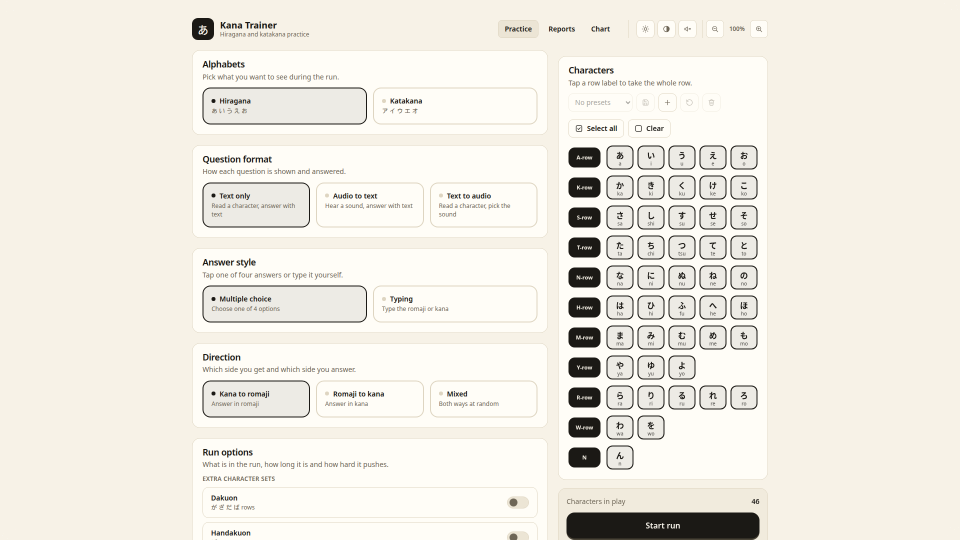
#> input picture packaging/aab/StoreListing/Chromebook/01_01_Setup_TextOnly_v1-7-2.png, 1920 x 1080 px, given in place of AppIcon-512@2x.png, which was not available (shown at 1/2 size)
$ python make-listing-art.py
#> lines starting #> are read from the running program, lines starting #| are printed output that depends on the picture; pictures that were not available may be replaced by others from this repository, and a replacement may not be noted
#!/usr/bin/env python3
"""Regenerates the Partner Center listing images from the app icon and the showcase stills.

These are uploaded by hand on the store listing page. They are not part of the
msix, so the package build never runs this. Committed output is the source of
truth; this exists so the art can be rebuilt when the icon changes.

    python3 packaging/msix/StoreListing/make-listing-art.py
"""

import shutil
import sys
from pathlib import Path

from PIL import Image

CREAM = (247, 242, 231, 255)  # the app background, tauri.conf.json
ROOT = Path(__file__).resolve().parents[3]
OUT = Path(__file__).resolve().parent


def badge() -> Image.Image:
    """The app icon at 1024, with the corners the ios export flattened to white
    put back to transparent."""
    src = Image.open(ROOT / 'src-tauri/icons/ios/AppIcon-512@2x.png').convert('RGBA')
    mask = (
        Image.open(ROOT / 'src-tauri/icons/icon.png')
        .convert('RGBA')
        .getchannel('A')
        .resize(src.size, Image.LANCZOS)
    )
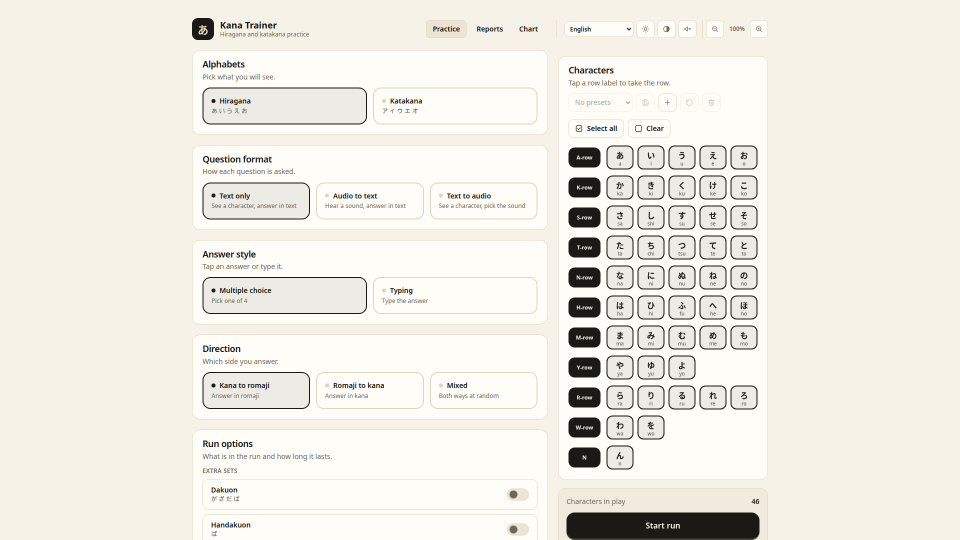
#> input picture packaging/aab/StoreListing/Chromebook/01_01_Setup_TextOnly_v1-7-3.png, 1920 x 1080 px, given in place of icon.png, which was not available (shown at 1/2 size)
#> mask: PIL image 1920x1080 L; every value is 255

    # the outer edge of the badge is flat cream, so every pixel the mask does
    # not keep fully opaque is repainted cream first. that takes the white out
    # of the corners and out of the antialiased fringe along them.
    px, mp = src.load(), mask.load()
    for y in range(src.height):
        for x in range(src.width):
            if mp[x, y] < 255:
                px[x, y] = CREAM
    src.putalpha(mask)
    return src


def promo(icon: Image.Image, w: int, h: int, badge_px: int, name: str) -> None:
    canvas = Image.new('RGBA', (w, h), CREAM)
    scaled = icon.resize((badge_px, badge_px), Image.LANCZOS)
    canvas.alpha_composite(scaled, ((w - badge_px) // 2, (h - badge_px) // 2))
    canvas.convert('RGB').save(OUT / name)  # promo art is opaque, no alpha


# The screenshots on the listing, taken straight from the readme showcase so the
# store and the readme never drift apart. Partner Center takes up to nine.
DEMO = [
    '01_Setup_TextOnly.png',
    '06_Quiz_TextOnly_KanaRomaji.png',
    '08_Quiz_AudioText_Typing.png',
    '10_Quiz_TextAudio_Sounds.png',
    '12_Result_Splash.png',
    '13_Result_Score.png',
    '15_Reports_LastWeek.png',
    '20_Chart_Characters.png',
]


def demo() -> None:
    src = ROOT / 'docs/desktop'
    (OUT / 'Demo').mkdir(parents=True, exist_ok=True)
    for name in DEMO:
        if not (src / name).exists():
            sys.exit(f'missing screenshot {src / name}, run scripts/record-showcase.sh first')
        shutil.copyfile(src / name, OUT / 'Demo' / name)
        print(f'    {(OUT / "Demo" / name).relative_to(ROOT)}')


icon = badge()
icon.resize((300, 300), Image.LANCZOS).save(OUT / 'StoreLogo300x300.png')
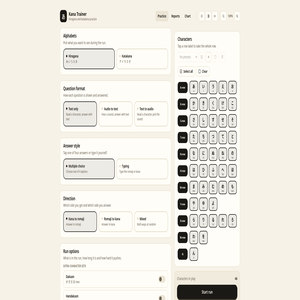
#> saved as StoreLogo300x300.png: PIL image 300x300 RGBA; mean R, G, B, A 238.9, 235.3, 226.8, 255
promo(icon, 1080, 1080, 700, 'BoxArt1080x1080.png')
#> in promo, `scaled = icon.resize((badge_px, badge_px), Image.LANCZOS)`:
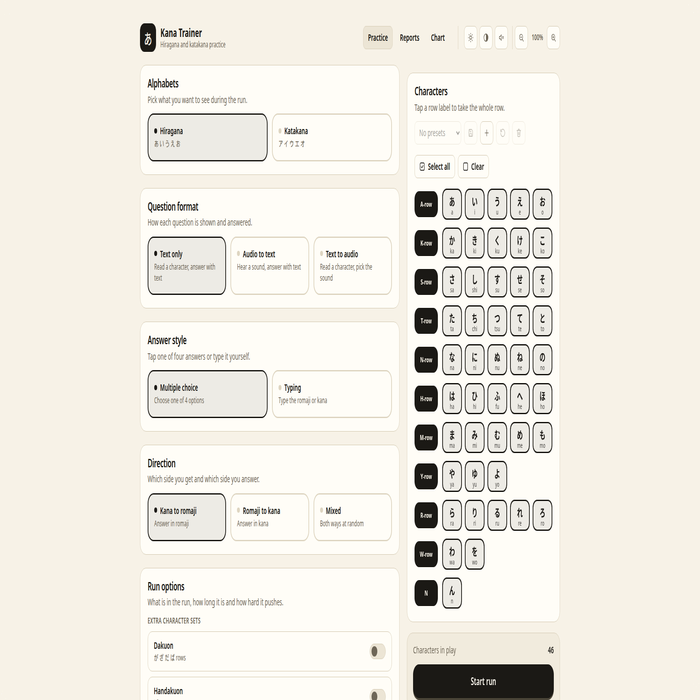
#> scaled: PIL image 700x700 RGBA; mean R, G, B, A 238.9, 235.4, 226.8, 255
#> in promo, `canvas.alpha_composite(scaled, ((w - badge_px) // 2, (h - badge_px) //..`:
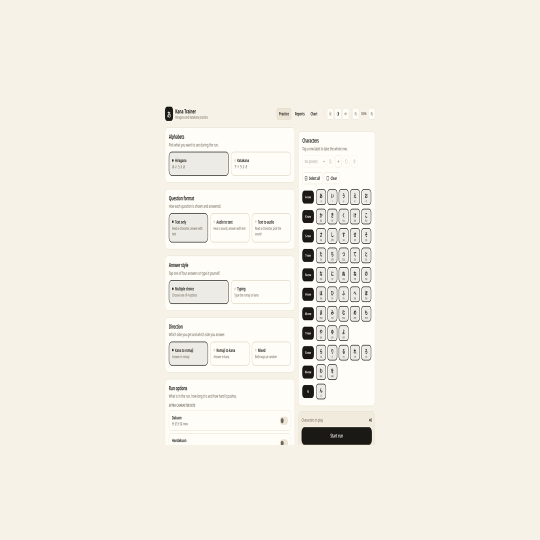
#> canvas: PIL image 1080x1080 RGBA (shown at 1/2 size); mean R, G, B, A 243.6, 239.2, 229.2, 255
promo(icon, 720, 1080, 440, 'PosterArt720x1080.png')
#> call 2 of promo, with w = 720, h = 1080, badge_px = 440, name = 'PosterArt720x1080.png'
#> in promo (call 2), `canvas = Image.new('RGBA', (w, h), CREAM)`:
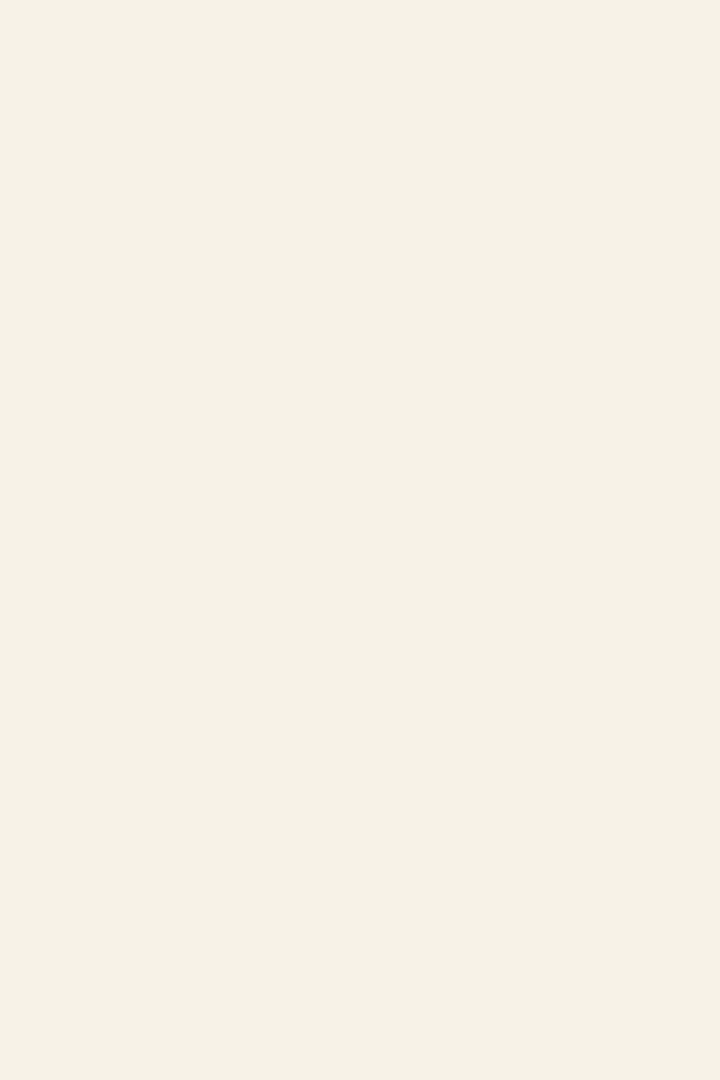
#> canvas: PIL image 720x1080 RGBA; mean R, G, B, A 247, 242, 231, 255
#> in promo (call 2), `scaled = icon.resize((badge_px, badge_px), Image.LANCZOS)`:
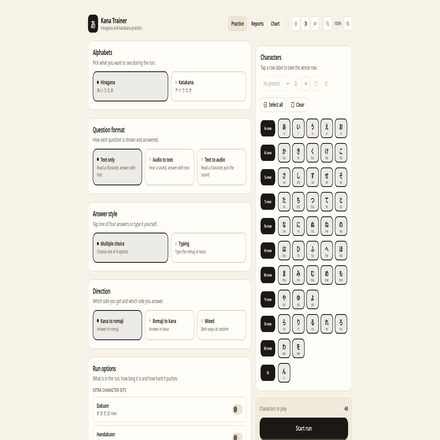
#> scaled: PIL image 440x440 RGBA; mean R, G, B, A 238.9, 235.3, 226.8, 255
#> in promo (call 2), `canvas.alpha_composite(scaled, ((w - badge_px) // 2, (h - badge_px) //..`:
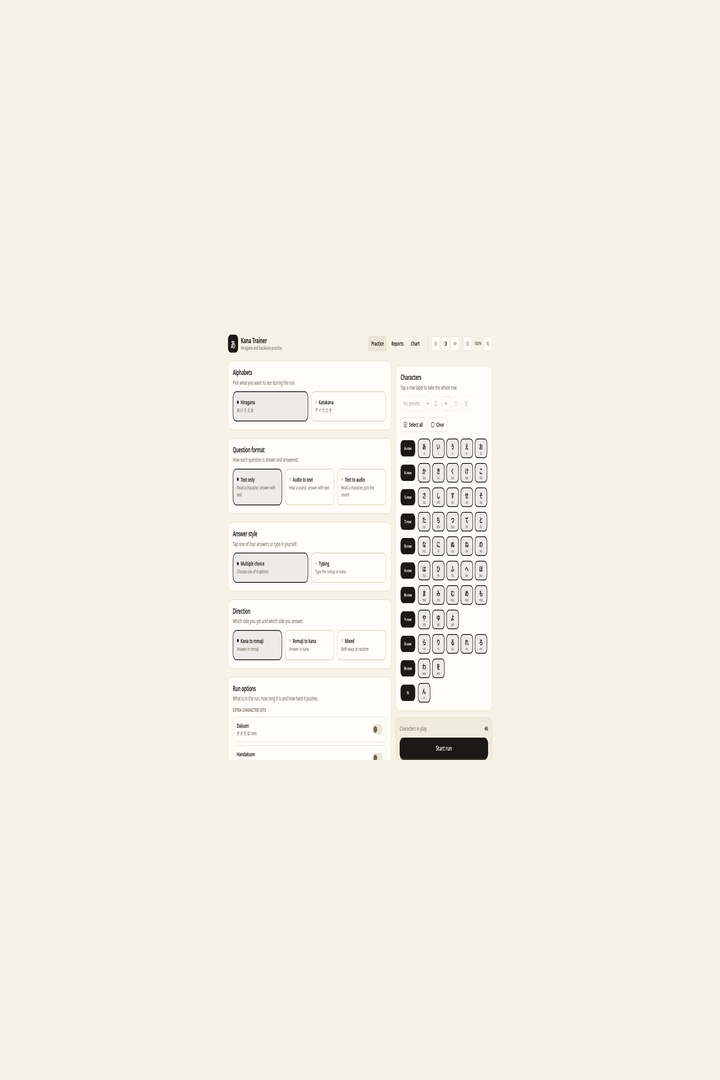
#> canvas: PIL image 720x1080 RGBA; mean R, G, B, A 245, 240.3, 229.9, 255
#> (the run stopped early here; a loop or call above may not have finished)
